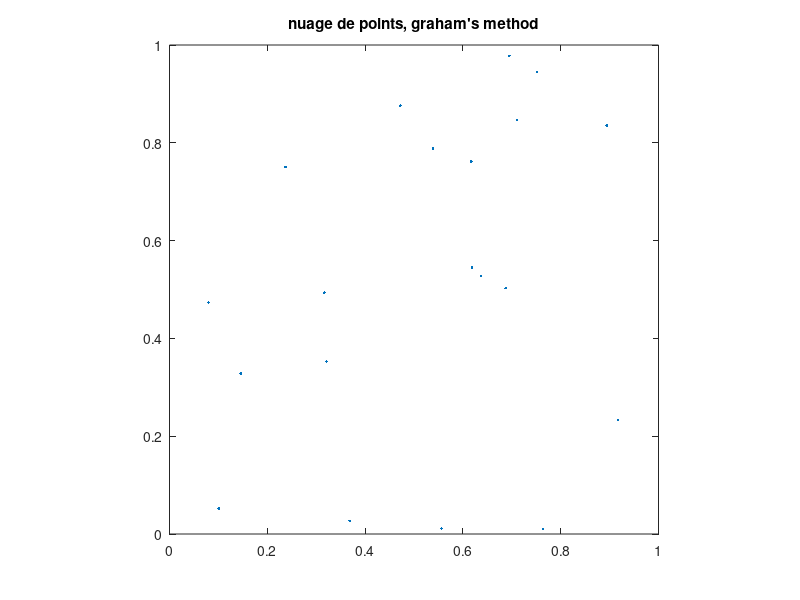

This figure's MATLAB source: (Note: this script raises an error after producing the figure.)
%% TD enveloppes convexes
%% SABIR ILYASS
close all; clearvars;

%% Graham's algorithm (2eme version)

n = 20;
points = rand(2,n);

%% affichage de nuage de points

figure;
plot(points(1,:), points(2,:), '.');
axis square; axis equal;
title("nuage de points, graham's method");
axis([0 1 0 1]); hold on;

%% tri des points selon ordre croissantes des abcisse:
%points = sortrows(points',2,'ascend')';
points = sortrows(points',[1,2],'ascend')'

% [pxmin, pymin, minY] = minimum(points, n);

% if(minY ~= 1)
%     points(1, minY) = points(1,1); points(2, minY) = points(1,2);
%     points(1,1) = pxmin; points(2,1) = pymin;
% end


%% initialisation:
indexPoints = zeros(1, n); 
index = 2;
indexPoints(1,1) = 1; indexPoints(1,2) = 2;

%% construction des points de l'enveloppe convexe (partie supérieure)

for i = 3:n

    orientation = orient(points(1,indexPoints(1,index - 1)), points(2,indexPoints(1,index - 1)), points(1,indexPoints(1,index)), points(2, indexPoints(1,index)), ...
        points(1,i), points(2,i));
    while (orientation == 1)
        [index, indexPoints] = FIFO(indexPoints, index, i, 'pop');

        if( index == 1)
            break;
        else
                    orientation = orient(points(1,indexPoints(1,index - 1)), points(2,indexPoints(1,index - 1)), points(1,indexPoints(1,index)),points(2, indexPoints(1,index)) ...
             , points(1,i), points(2,i));
        end
    end
    [index, indexPoints] = FIFO(indexPoints, index, i, 'append');
end

%% plot l'enveloppe convexe
for i = 1:index - 1
    pointx1 = points(1,indexPoints(1,i)); pointy1 = points(2, indexPoints(1,i));
    pointx2 = points(1, indexPoints(1,i+1)); pointy2 = points(2, indexPoints(1,i+1));
    plot([pointx1 pointx2], [pointy1 pointy2]);
end

%% construction des points de l'enveloppe convexe (partie inférieure)
indexPoints = zeros(1, n); 
index = 2;
indexPoints(1,1) = n; indexPoints(1,2) = n - 1;

for i = 3:n

    orientation = orient(points(1,indexPoints(1,index - 1)), points(2,indexPoints(1,index - 1)), points(1,indexPoints(1,index)), points(2, indexPoints(1,index)), ...
        points(1,n - i + 1), points(2,n - i + 1));
    while (orientation == 1)
        [index, indexPoints] = FIFO(indexPoints, index, n - i + 1, 'pop');

        if( index == 1)
            break;
        else
                    orientation = orient(points(1,indexPoints(1,index - 1)), points(2,indexPoints(1,index - 1)), points(1,indexPoints(1,index)),points(2, indexPoints(1,index)) ...
             , points(1,n - i + 1), points(2,n - i + 1));

        end
    end
    [index, indexPoints] = FIFO(indexPoints, index, n - i + 1, 'append');
end

%% plot l'enveloppe convexe
for i = 1:index - 1
    pointx1 = points(1,indexPoints(1,i)); pointy1 = points(2, indexPoints(1,i));
    pointx2 = points(1, indexPoints(1,i+1)); pointy2 = points(2, indexPoints(1,i+1));
    plot([pointx1 pointx2], [pointy1 pointy2]);
end
